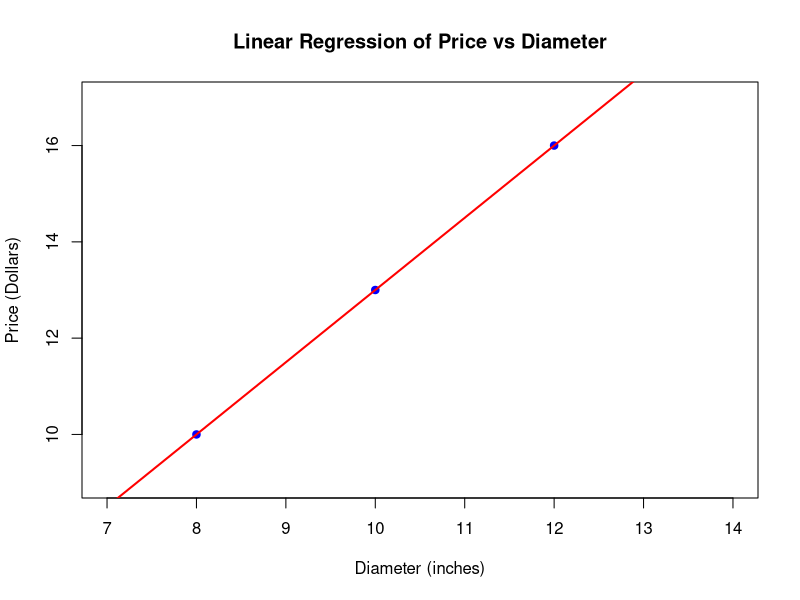

Here is the R script that generated this plot:
#A23 Piyush Bhavsar

#Practical No.6
# Data
diameter <- c(8, 10, 12)
price <- c(10, 13, 16)
mean_x <- mean(diameter)
mean_y <- mean(price)
deviation_x <- diameter - mean_x
deviation_y <- price - mean_y
product_deviation <- deviation_x * deviation_y
square_deviation_x <- deviation_x^2
sum_product_deviation <- sum(product_deviation)
sum_square_deviation_x <- sum(square_deviation_x)

b <- sum_product_deviation / sum_square_deviation_x
a <- mean_y - b * mean_x
# Plotting
plot(diameter, price, main = "Linear Regression of Price vs Diameter",
     xlab = "Diameter (inches)", ylab = "Price (Dollars)",
     pch = 19, col = "blue", xlim = c(7, 14), ylim = c(9, 17))

# Add regression line
abline(a, b, col = "red", lwd = 2)  # Regression line
mean_x
mean_y
deviation_x
deviation_y
product_deviation
square_deviation_x
sum_product_deviation
sum_square_deviation_x